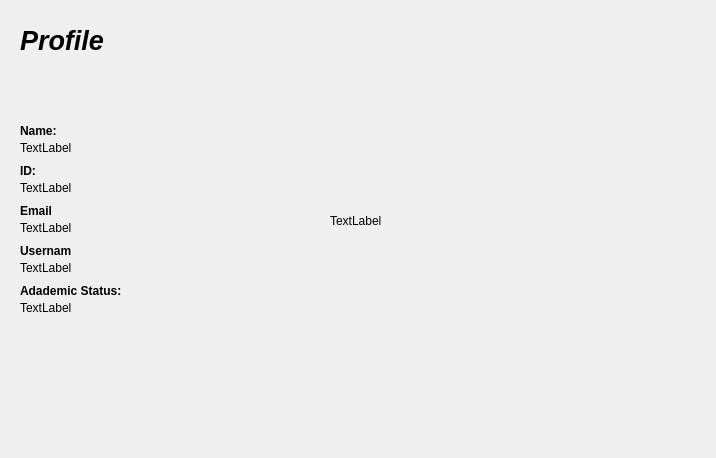
<?xml version="1.0" encoding="UTF-8"?>
<ui version="4.0">
 <class>StudentProfile</class>
 <widget class="QDialog" name="StudentProfile">
  <property name="geometry">
   <rect>
    <x>0</x>
    <y>0</y>
    <width>716</width>
    <height>458</height>
   </rect>
  </property>
  <property name="windowTitle">
   <string>Dialog</string>
  </property>
  <widget class="QLabel" name="label_information">
   <property name="geometry">
    <rect>
     <x>20</x>
     <y>20</y>
     <width>91</width>
     <height>41</height>
    </rect>
   </property>
   <property name="text">
    <string>&lt;html&gt;&lt;head/&gt;&lt;body&gt;&lt;p&gt;&lt;span style=&quot; font-size:20pt; font-weight:700; font-style:italic; color:#000000;&quot;&gt;Profile&lt;/span&gt;&lt;/p&gt;&lt;/body&gt;&lt;/html&gt;</string>
   </property>
  </widget>
  <widget class="QLabel" name="label">
   <property name="geometry">
    <rect>
     <x>20</x>
     <y>120</y>
     <width>41</width>
     <height>21</height>
    </rect>
   </property>
   <property name="font">
    <font>
     <bold>true</bold>
    </font>
   </property>
   <property name="text">
    <string>Name:</string>
   </property>
  </widget>
  <widget class="QLabel" name="label_2">
   <property name="geometry">
    <rect>
     <x>20</x>
     <y>160</y>
     <width>41</width>
     <height>21</height>
    </rect>
   </property>
   <property name="font">
    <font>
     <bold>true</bold>
    </font>
   </property>
   <property name="text">
    <string>ID:</string>
   </property>
  </widget>
  <widget class="QLabel" name="label_3">
   <property name="geometry">
    <rect>
     <x>20</x>
     <y>200</y>
     <width>41</width>
     <height>21</height>
    </rect>
   </property>
   <property name="font">
    <font>
     <bold>true</bold>
    </font>
   </property>
   <property name="text">
    <string>Email</string>
   </property>
  </widget>
  <widget class="QLabel" name="label_4">
   <property name="geometry">
    <rect>
     <x>20</x>
     <y>280</y>
     <width>101</width>
     <height>21</height>
    </rect>
   </property>
   <property name="font">
    <font>
     <bold>true</bold>
    </font>
   </property>
   <property name="text">
    <string>Adademic Status:</string>
   </property>
  </widget>
  <widget class="QLabel" name="label_5">
   <property name="geometry">
    <rect>
     <x>20</x>
     <y>240</y>
     <width>51</width>
     <height>21</height>
    </rect>
   </property>
   <property name="font">
    <font>
     <bold>true</bold>
    </font>
   </property>
   <property name="text">
    <string>Username:</string>
   </property>
  </widget>
  <widget class="QLabel" name="label_name">
   <property name="geometry">
    <rect>
     <x>20</x>
     <y>140</y>
     <width>131</width>
     <height>16</height>
    </rect>
   </property>
   <property name="text">
    <string>TextLabel</string>
   </property>
  </widget>
  <widget class="QLabel" name="label_id">
   <property name="geometry">
    <rect>
     <x>20</x>
     <y>180</y>
     <width>141</width>
     <height>16</height>
    </rect>
   </property>
   <property name="text">
    <string>TextLabel</string>
   </property>
  </widget>
  <widget class="QLabel" name="label_email">
   <property name="geometry">
    <rect>
     <x>20</x>
     <y>220</y>
     <width>171</width>
     <height>16</height>
    </rect>
   </property>
   <property name="text">
    <string>TextLabel</string>
   </property>
  </widget>
  <widget class="QLabel" name="label_username">
   <property name="geometry">
    <rect>
     <x>20</x>
     <y>260</y>
     <width>191</width>
     <height>16</height>
    </rect>
   </property>
   <property name="text">
    <string>TextLabel</string>
   </property>
  </widget>
  <widget class="QLabel" name="label_academic_status">
   <property name="geometry">
    <rect>
     <x>20</x>
     <y>300</y>
     <width>171</width>
     <height>16</height>
    </rect>
   </property>
   <property name="text">
    <string>TextLabel</string>
   </property>
  </widget>
  <widget class="QLabel" name="label_image">
   <property name="geometry">
    <rect>
     <x>330</x>
     <y>100</y>
     <width>301</width>
     <height>241</height>
    </rect>
   </property>
   <property name="text">
    <string>TextLabel</string>
   </property>
  </widget>
 </widget>
 <resources/>
 <connections/>
</ui>
